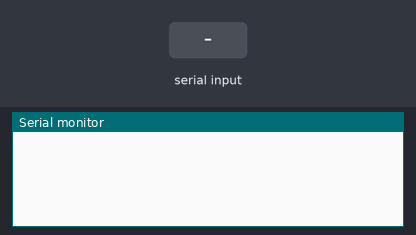
The sketch below on a simulated Arduino Mega 2560, built with avr-gcc and run on an emulated ATmega2560. Shown: the last lines printed to the serial monitor. Inputs (shaded band) come from the test bench.

Above: at 1.2 s.
1.3 s: "IamNelson0" received over Serial
At 2.0 s:
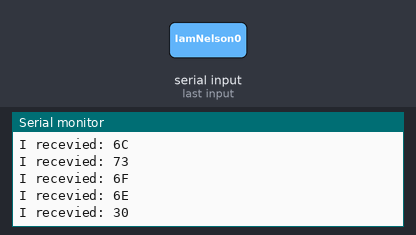
2.8 s: "10" received over Serial
At 3.3 s:
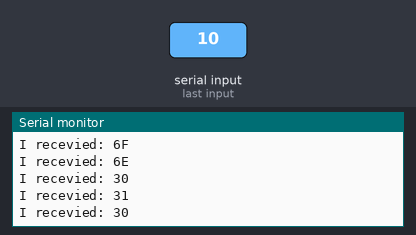
Timing chart, 0 to 5.8 s (numbered marks = the images above; inputs shaded):
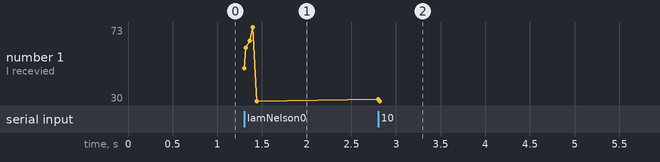

The sketch:

UartCompareStr.ino
```cpp
/*
 * If you connect NB and arduino TX/RX by RS232( or usb to rs232)
 * You will get /dev/ttyUSB1 if the system will detect the hardware (USB to RS232)
 * You can use the command "lsusb" to check and you will get the information "Bus 006 Device 003: ID 067b:2303 Prolific Technology, Inc. PL2303 Serial Port"
 *
 * Arduino device will be detected to /dev/ttyUSB0
 *
 * Open gtkterm to show the message from NB to arduino, then arduino to NB
 * gtkterm -p /dev/ttyUSB1 -s 9600&
 *
 * Send the message to /dev/ttyUSB1, then arduino will get such the information and pass to NB
 * echo "I am Nelson" > /dev/ttyUSB1
 */

int incomingByte = 0;   // for incoming serial data
char data[21];

void setup() {
    // put your setup code here, to run once:
    Serial.begin(9600);
    // For TX1, RX1
    Serial1.begin(9600);
    // For TX2, RX2
    Serial2.begin(9600);
    // For TX3, RX3
    Serial3.begin(9600);
}

void loop() {
    // put your main code here, to run repeatedly:
    if ( Serial.available() > 0 ){
        incomingByte = Serial.read();
        Serial.print("I recevied: ");
        Serial.print(incomingByte, HEX);
        Serial.print("\n");
    }

    //一次針對三個Serial1, 2, 3都使用available偵測是否有資料進來，如果有，就用write的方式，將讀到的值寫回去。
    //用Serial1好像會怪怪的
    while ( Serial2.available() > 0 ){
        //int number_of_bytes_received = Serial2.readBytesUntil (13,data,20);
        int number_of_bytes_received = Serial2.readBytesUntil ('0',data,20);
        data[number_of_bytes_received]=0;
        bool result = strcmp (data, "IamNelson");
        if (result == 0)
        {
            Serial2.write("ok\n");
        }
        else
        {
            Serial2.write("not ok\n");
        }

    }
}
```

Measured:
- after the input at 1.3 s, the serial monitor: prints a new line at once (image 1)
- after the input at 2.8 s, the serial monitor: prints a new line at once (image 2)
